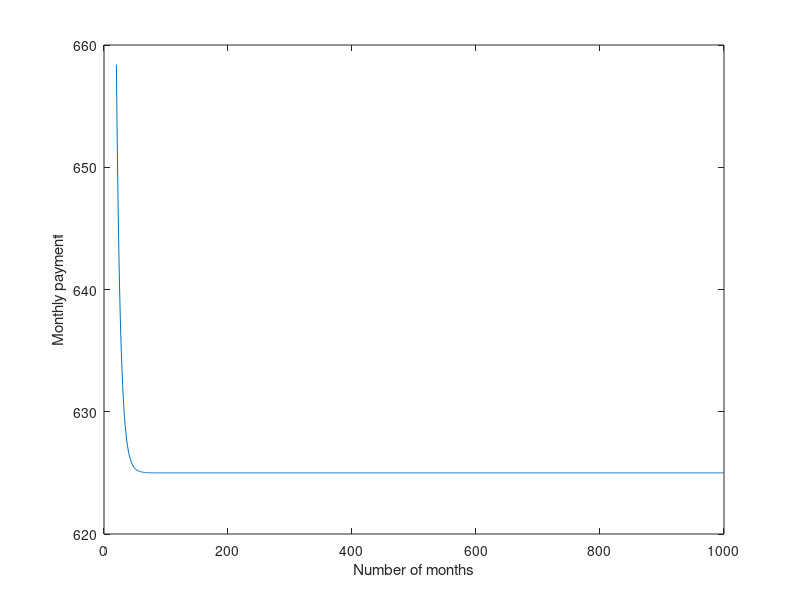

Recreate this plot in MATLAB.
N = 20;
L = 50000;
r = 0.15;
P = (r * L * (1 + r / 12)^(12 * N)) / (12 * ((1 + r / 12)^(12 * N) - 1));
fprintf('Monthly payment: %.2f\n', P);

N = 20 : 1 : 1000;
P = (r * L * (1 + r / 12) .^ (12 * N)) ./ (12 * ((1 + r / 12) .^ (12 * N) - 1));
plot(N, P);
xlabel('Number of months');
ylabel('Monthly payment');

disp('no');

N = 20;
L = 50000;
r = 0.15;
p = (r * L * (1 + r / 12)^(12 * N)) / (12 * ((1 + r / 12)^(12 * N) - 1));

r = 0.16;
q = (r * L * (1 + r / 12)^(12 * N)) / (12 * ((1 + r / 12)^(12 * N) - 1));
diff = q - P;

lp = 0;
for i = 1:10
    P = (r * L * (1 + r / 12)^(12 * N)) / (12 * ((1 + r / 12)^(12 * N) - 1));
    if (i > 1)
        a = P - lp;
        fprintf('Difference in monthly payment: %.2f\n', a);
    end
    lp = P;
    r = r + 0.01;
end
